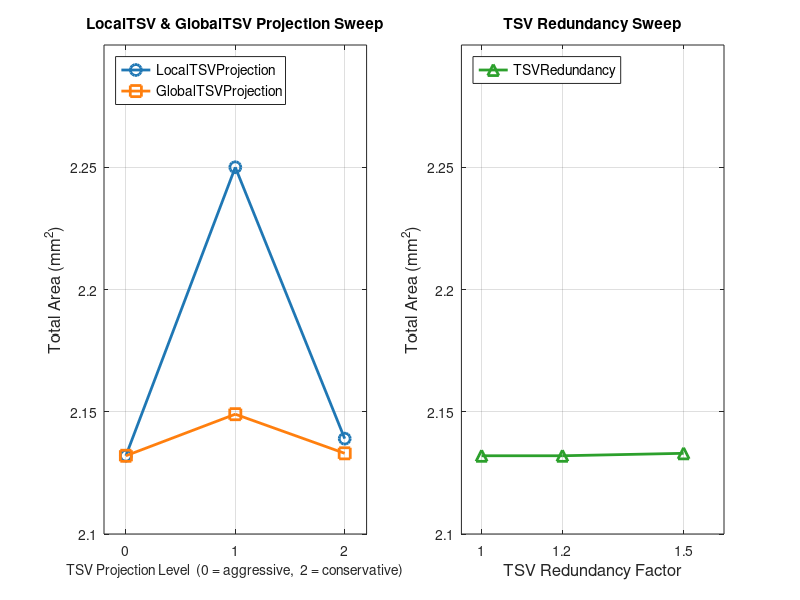

Write MATLAB code to recreate this figure. (Note: this script raises an error after producing the figure.)
% fig07_tsv_sensitivity_area.m
% TSV Parameter Sensitivity — Total Area (3D SRAM @ 32nm) — ESE5760 Final Project
% Baseline: LocalTSVProjection=0, GlobalTSVProjection=0, TSVRedundancy=1.0
% One parameter swept at a time

% --- LocalTSVProjection sweep (values 0, 1, 2) ---
local_x    = [0, 1, 2];
local_area = [2.132, 2.250, 2.139];

% --- GlobalTSVProjection sweep (values 0, 1, 2) ---
global_x    = [0, 1, 2];
global_area = [2.132, 2.149, 2.133];

% --- TSVRedundancy sweep (values 1.0, 1.2, 1.5) ---
redund_x    = [1.0, 1.2, 1.5];
redund_area = [2.132, 2.132, 2.133];

figure('Position', [100 100 900 480]);

subplot(1,2,1);
plot(local_x,  local_area,  '-o', 'Color', [0.122 0.467 0.706], 'LineWidth', 2, 'MarkerSize', 8); hold on;
plot(global_x, global_area, '-s', 'Color', [1.000 0.498 0.055], 'LineWidth', 2, 'MarkerSize', 8);
set(gca, 'XTick', [0 1 2], 'FontSize', 10);
xlim([-0.2 2.2]);
ylim([2.10 2.30]);
xlabel('TSV Projection Level  (0 = aggressive,  2 = conservative)', 'FontSize', 10);
ylabel('Total Area (mm^2)', 'FontSize', 12);
title('LocalTSV & GlobalTSV Projection Sweep', 'FontSize', 11, 'FontWeight', 'bold');
legend('LocalTSVProjection', 'GlobalTSVProjection', 'Location', 'northwest', 'FontSize', 10);
grid on; box on;

subplot(1,2,2);
plot(redund_x, redund_area, '-^', 'Color', [0.173 0.627 0.173], 'LineWidth', 2, 'MarkerSize', 8);
set(gca, 'XTick', [1.0 1.2 1.5], 'FontSize', 10);
xlim([0.95 1.6]);
ylim([2.10 2.30]);
xlabel('TSV Redundancy Factor', 'FontSize', 12);
ylabel('Total Area (mm^2)', 'FontSize', 12);
title('TSV Redundancy Sweep', 'FontSize', 11, 'FontWeight', 'bold');
legend('TSVRedundancy', 'Location', 'northwest', 'FontSize', 10);
grid on; box on;

sgtitle('TSV Parameter Sensitivity — Total Area  (3D SRAM @ 32 nm)', 'FontSize', 13, 'FontWeight', 'bold');

drawnow;
set(gcf, 'Renderer', 'painters');
print('-djpeg', '-r150', fullfile(fileparts(mfilename('fullpath')), '..', '..', 'plots', 'tsv_sensitivity', 'fig07_tsv_sensitivity_area.jpg'));
